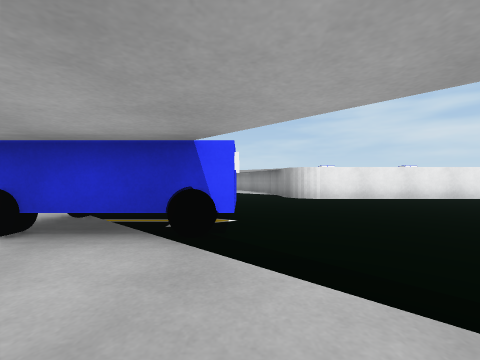
[1] (above)

24 first-person views from a walk through a 3-D level made in the Unity game engine. The camera is 0.59 m above the floor, looks level and sees 90° across. The floor is counted in squares, 1 m on a side. Each view is taken from the middle of a square. On the plan, view 1 faces up. The plan holds only what a view shows up to about 9 squares ahead; the rest is blank. The place goes on beyond the plan.

[2]
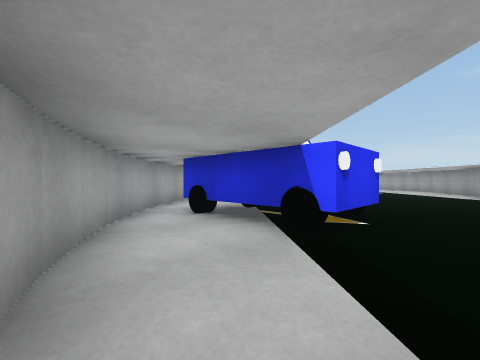

[3]
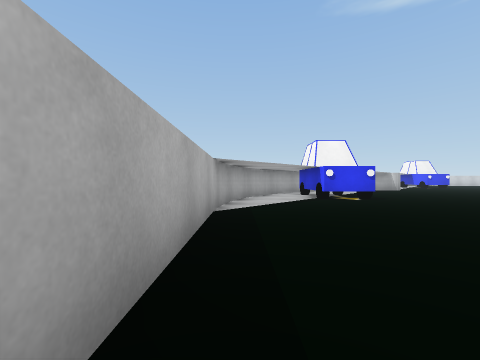

[4]
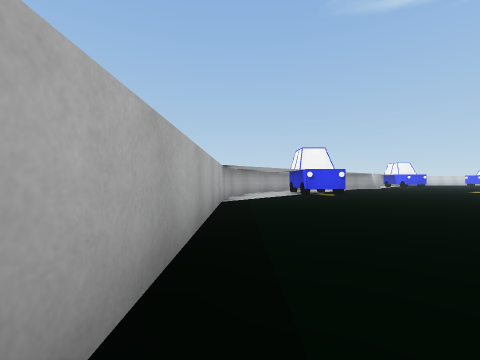

[5]
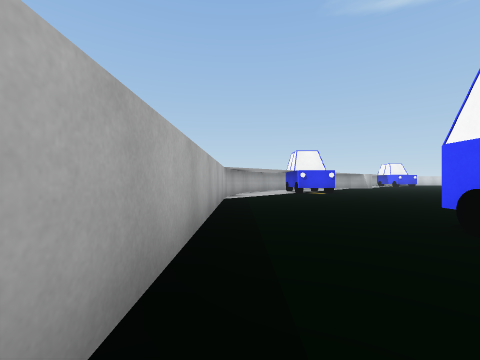

[6]
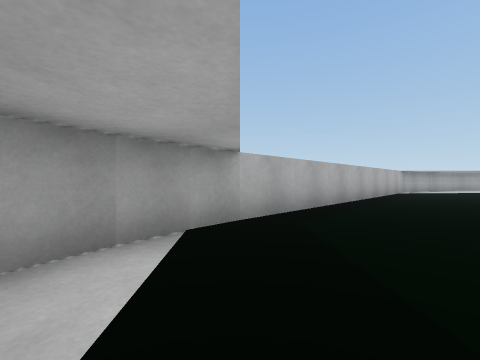

[7]
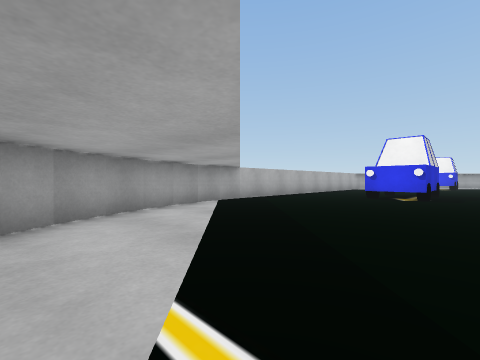

[8]
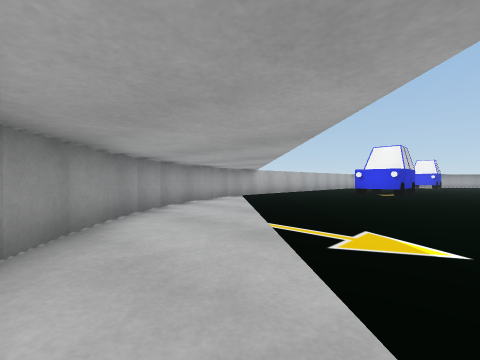

[9]
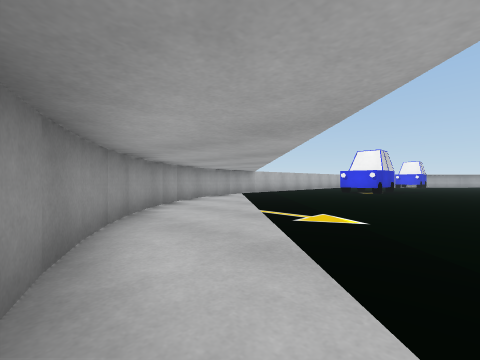

[10]
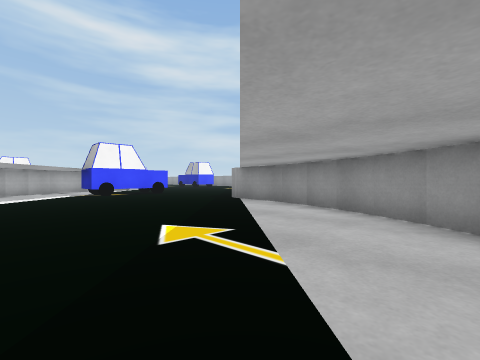

[11]
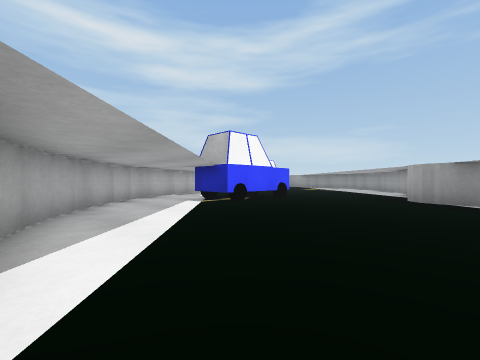

[12]
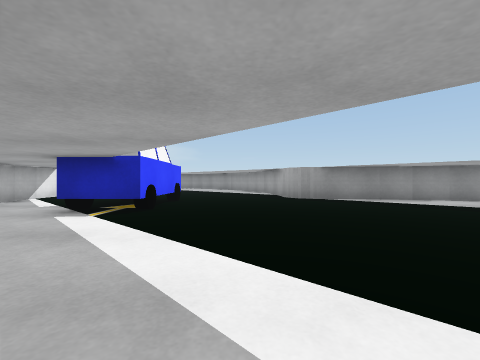

[13]
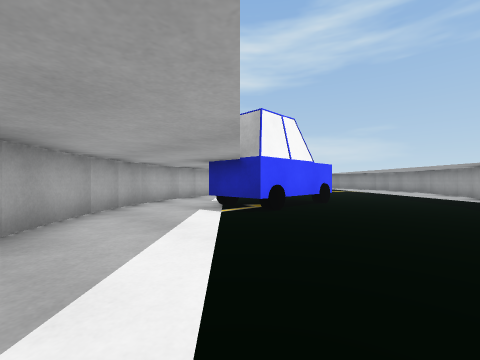

[14]
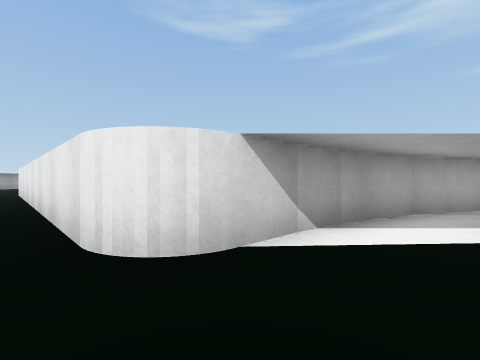

[15]
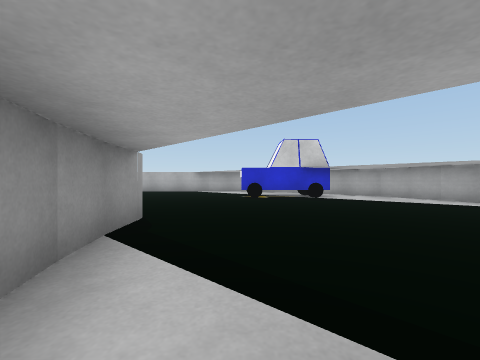

[16]
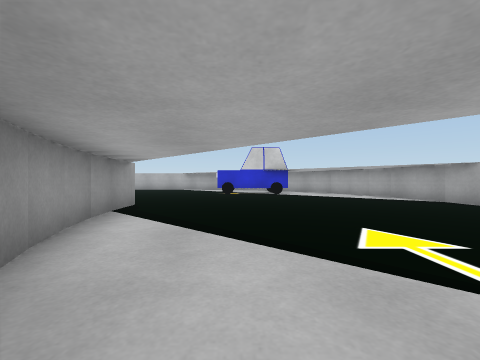

[17]
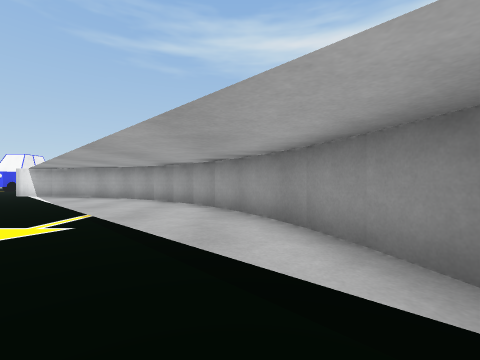

[18]
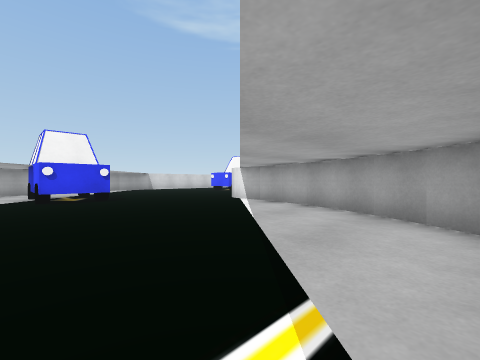

[19]
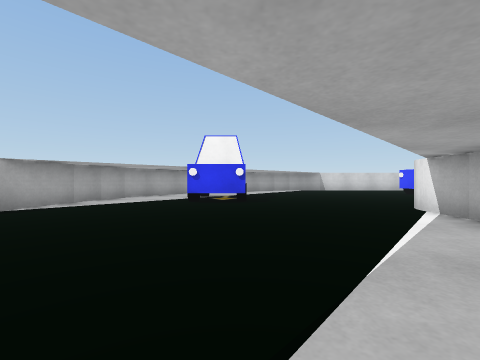

[20]
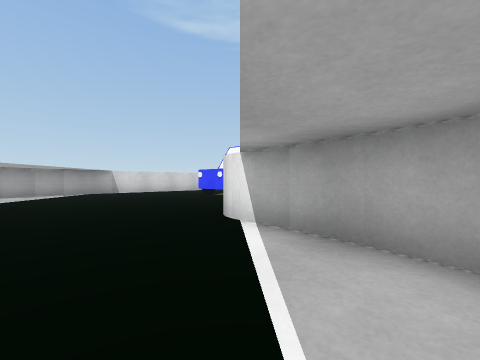

[21]
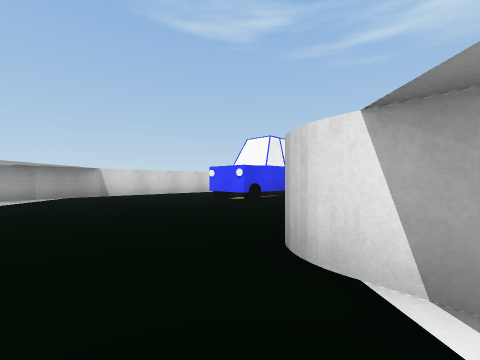

[22]
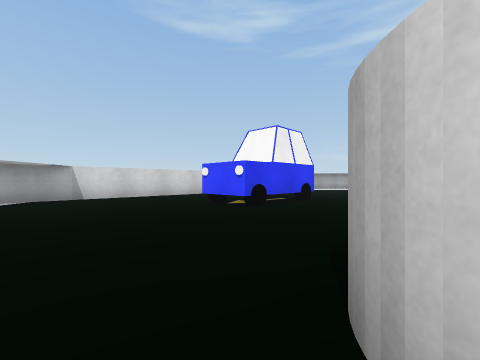

[23]
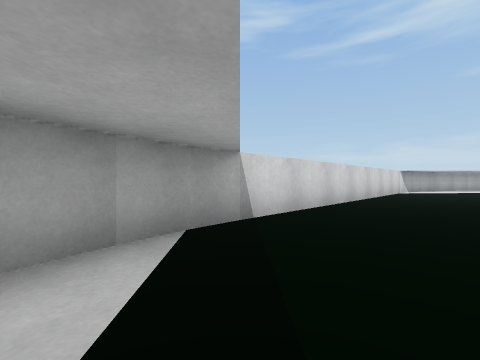

[24]
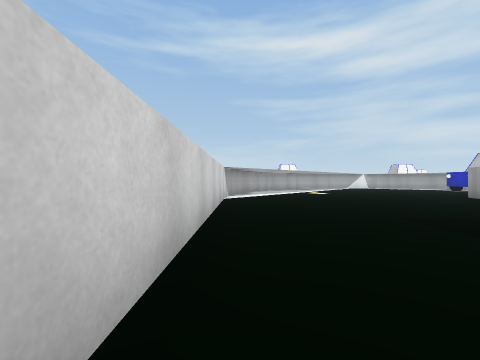

### Floor plan
Points are (right, up) in squares from view 1. A wall is a line through its corners. A room is listed if a view was taken in it or the views show most of it. See-through windows are left out.
Room 1 (views 1, 2, 3, 4, 5, 6, 7, 8, 9, 10, 11, 12, 13, 14, 15, 16, 17, 18, 19, 20, 21, 22, 23, 24)
walls: (0.5, 12.7) (0, 13.5); (0.9, 11.9) (0.4, 12.8); (0, 13.4) (-0.6, 14.2); (1.1, 11) (0.8, 12); (-0.5, 14.2) (-1.2, 14.9); (1.4, 10.2) (1.1, 11.1); (-1.1, 14.8) (-1.8, 15.4); (-1.7, 15.4) (-2.5, 16) (-3.3, 16.5); (1.5, 8.4) (1.5, 9.4); (1.6, 8.3) (1.3, 10.3); (-3.2, 16.4) (-4, 16.8) (-4.9, 17.1) (-5.8, 17.4); (-6.5, 8.5) (-6.5, 7.6); (-5.7, 17.3) (-7.7, 17.6); (-6.5, 7.7) (-6.3, 6.7); (-6.4, 6.8) (-6.1, 5.8); (-6.6, 17.5) (-7.6, 17.5); (-6.1, 5.9) (-5.8, 5); (-8.5, 9.6) (-7.5, 9.5); (-5.8, 5.1) (-5.4, 4.2); (-5.5, 4.3) (-5, 3.4); (-9.3, 9.7) (-8.4, 9.6); (-5, 3.5) (-4.5, 2.8) (-3.9, 2.2); (-3.9, 2.1) (-3.2, 1.5); (-3.2, 1.6) (-2.4, 1); (-11, 10.2) (-10.1, 9.9) (-9.2, 9.7); (-2.5, 1) (-1.7, 0.5); (-1.8, 0.6) (-0.9, 0.1); (-1, 0.2) (-0.1, -0.1) (0.7, -0.3); (-11.8, 10.6) (-10.9, 10.2); (0.8, -0.3) (1.6, -0.4); (1.6, -0.5) (13.4, -0.5); (12.6, 7.5) (2.4, 7.5); (13.5, 9.4) (13.5, 8.3); (14.2, 12) (13.9, 11.1) (13.7, 10.3) (13.4, 8.2); (-14.2, 12.5) (-13.8, 12.1); (14.6, 12.8) (14.1, 11.9); (15.1, 13.6) (14.5, 12.7); (15.6, 14.2) (15, 13.4); (16.2, 14.9) (15.5, 14.2); (-16.1, 16) (-15.8, 15.1); (16.8, 15.5) (16.1, 14.8); (17.6, 16) (16.8, 15.4); (13.3, -0.5) (14.3, -0.3); (14.2, -0.3) (15.1, -0.1); (18.3, 16.5) (17.5, 16); (15, -0.1) (16, 0.2); (19.1, 16.8) (18.2, 16.4); (15.9, 0.2) (16.8, 0.6); (16.7, 0.5) (17.5, 1); (17.4, 1) (18.2, 1.6); (20, 17.1) (19, 16.8); (18.2, 1.5) (18.9, 2.2); (18.8, 2.1) (19.5, 2.8); (20.8, 17.3) (19.9, 17.1); (19.4, 2.8) (20, 3.6); (20, 3.5) (20.5, 4.3); (20.4, 4.2) (20.8, 5.1); (20.8, 5) (21.1, 5.9); (21.5, 7.6) (21.5, 8.7); (21.3, 6.6) (21.6, 8.8); (21.1, 5.8) (21.3, 6.8); (21.6, 17.4) (20.6, 17.3); (22.4, 9.5) (22.9, 9.5); (22.5, 17.5) (21.5, 17.4); (-16.5, 29.2) (-16.5, 17.6) (-16.3, 16.8) (-16.1, 15.8); (-16.3, 30.1) (-16.5, 29.3)
objects: car (-13, 21) to (-12, 23); car (-12, 13) to (-10, 14); car (-3, 3) to (0, 4); car (7, 3) to (10, 4); car (19, 13) to (21, 14)

Positions as (right, up) in squares from view 1, and headings:
1: (0, 0), facing up
2: (1, 0), facing up-left
3: (7, 0), facing left
4: (9, 0), facing left
5: (10, 0), facing left
6: (15, 2), facing down-left
7: (18, 5), facing down-left
8: (20, 6), facing down-left
9: (21, 7), facing down-left
10: (16, 3), facing up-right
11: (14, 8), facing up-right
12: (14, 11), facing right
13: (15, 10), facing up-right
14: (15, 7), facing up-left
15: (0, 12), facing down
16: (-1, 14), facing down
17: (0, 9), facing up
18: (-2, 12), facing up-left
19: (-3, 14), facing left
20: (-5, 15), facing up-left
21: (-7, 16), facing up-left
22: (-8, 17), facing up-left
23: (-14, 16), facing up-left
24: (-16, 21), facing up
